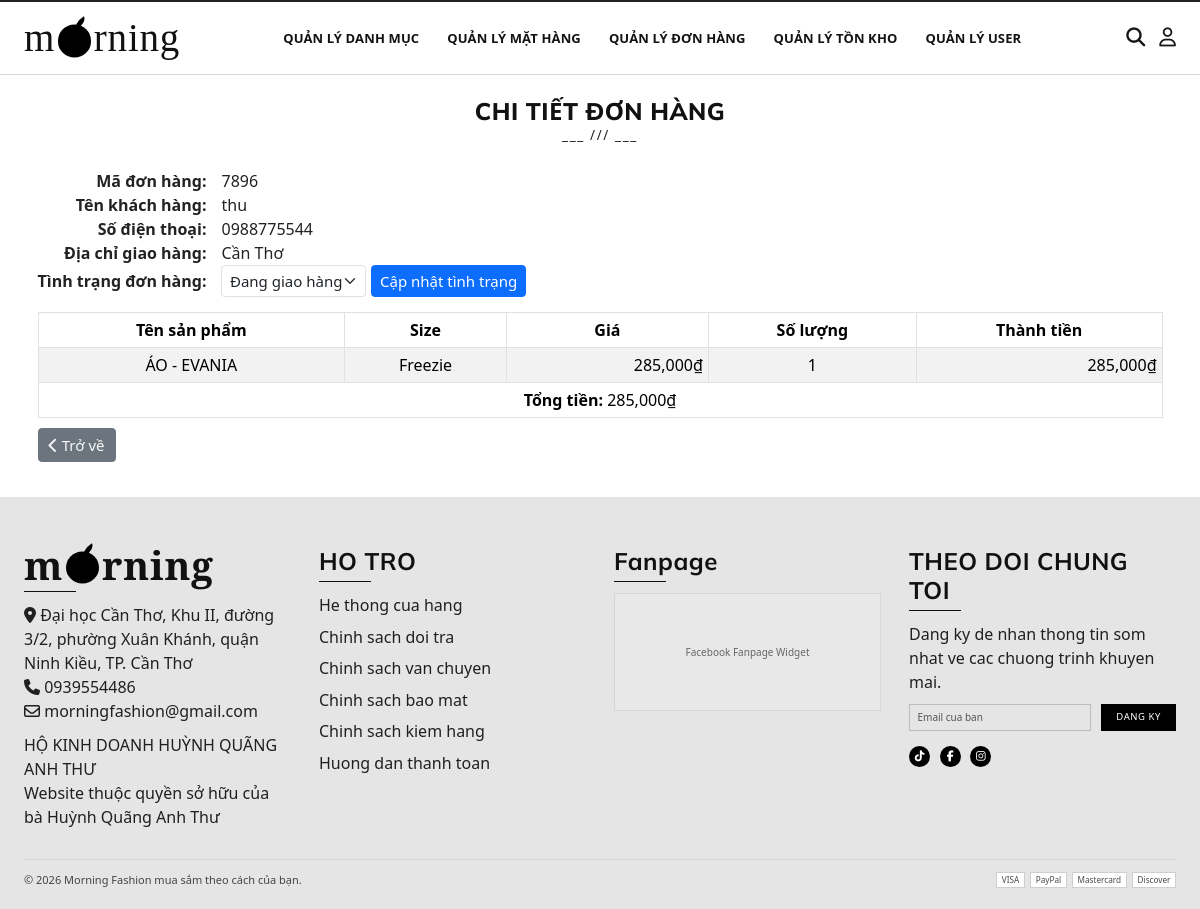
The page /public/order_detail.php?orderCode=7896 (signed in) on the database its author committed.
### tables this page shows
CREATE TABLE `orders` (
  `order_id` int(11) UNSIGNED NOT NULL,
  `order_code` int(5) NOT NULL,
  `user_id` int(11) UNSIGNED NOT NULL,
  `address` varchar(255) NOT NULL,
  `phone` varchar(15) NOT NULL,
  `pd_id` int(11) UNSIGNED NOT NULL,
  `pd_size` varchar(20) NOT NULL DEFAULT 'Freezie',
  `pd_quantity` int(6) NOT NULL,
  `stock_deducted` tinyint(1) NOT NULL DEFAULT 0,
  `stock_returned` tinyint(1) NOT NULL DEFAULT 0,
  `order_total` int(12) NOT NULL,
  `order_status` tinyint(1) NOT NULL DEFAULT 0
);

CREATE TABLE `products` (
  `pd_id` int(11) UNSIGNED NOT NULL,
  `pd_name` varchar(255) NOT NULL,
  `pd_price` varchar(255) NOT NULL,
  `pd_info` text NOT NULL,
  `pd_image` varchar(255) NOT NULL,
  `cat_id` int(11) UNSIGNED NOT NULL,
  `is_new` tinyint(1) NOT NULL DEFAULT 0,
  `pd_sizes` varchar(50) NOT NULL DEFAULT '',
  `pd_collection` varchar(50) NOT NULL DEFAULT ''
);

### libraries/Psr4AutoloaderClass.php (called while the page is built, shortened)
<?php
class Psr4AutoloaderClass
{
	protected $prefixes = array();
	public function addNamespace($prefix, $base_dir, $prepend = false)
	{
		$prefix = trim($prefix, '\\') . '\\';
		$base_dir = rtrim($base_dir, DIRECTORY_SEPARATOR) . '/';
		if (isset($this->prefixes[$prefix]) === false) {
			$this->prefixes[$prefix] = array();
		}
		if ($prepend) {
			array_unshift($this->prefixes[$prefix], $base_dir);
		} else {
			array_push($this->prefixes[$prefix], $base_dir);
		}
	}
	public function loadClass($class)
	{
		$prefix = $class;
		while (false !== $pos = strrpos($prefix, '\\')) {
			$prefix = substr($class, 0, $pos + 1);
			$relative_class = substr($class, $pos + 1);
			$mapped_file = $this->loadMappedFile($prefix, $relative_class);
			if ($mapped_file) {
				return $mapped_file;
			}
			$prefix = rtrim($prefix, '\\');
		}
		return false;
	}
	protected function loadMappedFile($prefix, $relative_class)
	{
		foreach ($this->prefixes[$prefix] as $base_dir) {
			$file = $base_dir
				. str_replace('\\', '/', $relative_class)
				. '.php';
			if ($this->requireFile($file)) {
				return $file;
			}
		}
		return false;
	}
	protected function requireFile($file)
	{
		if (file_exists($file)) {
			return true;
		}
		return false;
	}
}

### src/classes/Order.php (called while the page is built, shortened)
<?php
class Order
{
    private ?PDO $db;
    private $order_code;
    private $user_id;
    private $pd_id;
    public function __construct(?PDO $pdo)
    {
        $this->db = $pdo;
    }
    public function getOrderCode(): int{
        return $this->order_code;
    }
    public static function statusOptions(): array
    {
        return [
            0 => 'Chờ xác nhận',
            1 => 'Chờ lấy hàng',
            2 => 'Đang giao hàng',
            3 => 'Đã giao',
            4 => 'Trả hàng',
            5 => 'Đã hủy',
        ];
    }
    public function orderInfo($data) : Order {
        $order = new Order($this->db);
        $statement = $this->db->prepare('SELECT DISTINCT user_id, phone, address, order_status FROM orders WHERE order_code =?');
        $statement->execute([$data['orderCode']]);
        if ($row = $statement->fetch()){
            $order->user_id = $row['user_id'];
            $order->phone = $row['phone'];
            $order->address = $row['address'];
            $order->order_status = $row['order_status'];
            $order->order_code = $data['orderCode'];
        }
        return $order;
    }
    public function getUserName(): string{
        $statement = $this->db->prepare('SELECT user_name  FROM users where user_id = ?');
        $statement->execute([$this->user_id]);
        if($row = $statement->fetch()){
            return $row['user_name'];
        }else return '';
    }
    public function allPd(int $code): array {
        $pds = [];
        $statement = $this->db->prepare('select pd_id, pd_size, pd_quantity from orders where order_code = ?');
        $statement->execute([$code]);
        while($row = $statement->fetch()){
            $pd = new Order($this->db);
            $pd->order_code = $code;
            $pd->pd_id = $row['pd_id'];
            $pd->pd_size = $row['pd_size'] ?? 'Freezie';
            $pd->quantity = $row['pd_quantity'];
            $pds[] = $pd;
        }
        return $pds;
    }
    public function getNamePd(): string {
        $statement = $this->db->prepare('select pd_name from products where pd_id = ?');
        $statement->execute([$this->pd_id]);
        if($row = $statement->fetch())
            return $row['pd_name'];
        else return '';
    }
    public function getPricePd(): int {
        $statement = $this->db->prepare('select pd_price from products where pd_id = ?');
        $statement->execute([$this->pd_id]);
        if($row = $statement->fetch()){
            return $row['pd_price'];
        }
        else return 0;
    }
    public function getQuantityPd(): int {
        $statement = $this->db->prepare('select pd_quantity from orders where pd_id = ? and order_code = ?');
        $statement->execute([$this->pd_id, $this->order_code]);
        if($row = $statement->fetch()){
            return $row['pd_quantity'];
        }
        else return 0;
    }
    public function getTotal(): int {
        $statement = $this->db->prepare('select order_total from orders where pd_id = ? and order_code = ?');
        $statement->execute([$this->pd_id, $this->order_code]);
        if($row = $statement->fetch()){
            return $row['order_total'];
        }
        else return 0;
    }
}

### src/functions.php (called while the page is built, shortened)
<?php
function html_escape(string|null $text): string
{
    return htmlspecialchars($text ?? '', ENT_QUOTES, 'UTF-8', false);
}

### public/order_detail.php (the view, shortened to what this page needs)
<?php
require_once __DIR__ . '/../src/bootstrap.php';
?>
<?php include_once __DIR__ . '/../src/partials/header.php' ?>
<body>
    <?php include_once __DIR__ . '/../src/partials/navbar.php' ?>
    <?php
    $order = new Order($PDO);
    if ( isset($_GET['orderCode'])) {
        $orderInfor = $order->orderInfo($_GET);
    }
    $statusOptions = Order::statusOptions();
    $currentStatus = (int) $orderInfor->order_status;
    ?>
    <div class="container">
        <?php
        include_once __DIR__ . '/../src/partials/heading.php';
        ?>
        <table class="mb-4">
            <tr>
                <td class="text-end pe-4 fw-bold">Mã đơn hàng:</td>
                <td><?= $orderInfor->getOrderCode() ?></td>
            </tr>
            <tr>
                <td class="text-end pe-4 fw-bold">Tên khách hàng:</td>
                <td><?= html_escape($orderInfor->getUserName()) ?></td>
            </tr>
            <tr>
                <td class="text-end pe-4 fw-bold">Số điện thoại:</td>
                <td><?= html_escape($orderInfor->phone) ?></td>
            </tr>
            <tr>
                <td class="text-end pe-4 fw-bold">Địa chỉ giao hàng:</td>
                <td><?= html_escape($orderInfor->address) ?></td>
            </tr>
            <tr>
                <td class="text-end pe-4 fw-bold">Tình trạng đơn hàng:</td>
                <form action="" method="POST">
                    <td>
                        <select class="form-select fs-4" name='status' aria-label="Default select example">
                            <?php foreach ($statusOptions as $statusCode => $statusLabel): ?>
                                <option value="<?= (int) $statusCode ?>" <?= $currentStatus === (int) $statusCode ? 'selected' : '' ?>>
                                    <?= html_escape($statusLabel) ?>
                                </option>
                            <?php endforeach; ?>
                        </select>
                    </td>
                    <td>
                        <button type="submit" name="update_status" class="btn btn-primary fs-4 fw-medium ms-2">Cập nhật tình trạng</button>
                    </td>
                </form>
            </tr>
        </table>
        <?php
            $pd = new Order($PDO);
            $pds = $pd->allPd($orderInfor->getOrderCode()) ;
        ?>
        <table id="contacts" class="table table-striped table-bordered">
            <thead>
                <tr class="text-center">
                    <th scope="col">Tên sản phẩm</th>
                    <th scope="col">Size</th>
                    <th scope="col">Giá</th>
                    <th scope="col">Số lượng</th>
                    <th scope="col">Thành tiền</th>
                </tr>
            </thead>
            <tbody class="text-center">
                <?php
                $tongtien = 0;
                foreach($pds as $pd):
                    $tongtien+=  $pd->getTotal();
                ?>
                <tr>
                    <td>
                        <?= html_escape($pd->getNamePd())?>
                    </td>
                    <td><?= html_escape($pd->pd_size ?? 'Freezie') ?></td>
                    <td class="text-end"><?= number_format($pd->getPricePd()) . '₫' ?></td>
                    <td><?= $pd->getQuantityPd()?></td>
                    <td class="text-end"><?= number_format($pd->getTotal()) . '₫' ?></td>
                </tr>
                <?php endforeach ?>
                <tr>
                    <td colspan="5"><b>Tổng tiền:</b> <?= number_format($tongtien) . '₫' ?></td>
                </tr>
            </tbody>
        </table>
        <a href="order_list.php" class="btn btn-secondary fs-4 py-2 px-3 text-light fw-medium">
            <i class="fa-solid fa-chevron-left text-light"></i>
            Trở về
        </a>
    </div>
    <?php include_once __DIR__ . '/../src/partials/footer.php' ?>
</body>
</html>

### public/css/base.css (style rules this page uses)
:root { --primary-color: #111111; --accent-color: #1b1b1b; --muted-color: #f0f0f0; --white-color: #ffffff; --black-color: #0f0f0f; --text-color: #222222; --soft-text: #7a7a7a; --border-color: #dddddd; --font-heading: "Cormorant Garamond", Georgia, serif; --font-body: "Mulish", "Segoe UI", sans-serif; }
* { padding: 0; margin: 0; box-sizing: border-box; }
html { color: var(--black-color); font-size: 62.5%; line-height: 1.6; font-family: var(--font-body); background-color: #ffffff; scroll-behavior: smooth; }
body { font-size: 1.6rem; color: var(--text-color); background: #ffffff; min-height: 100vh; padding-bottom: 0; }
a { text-decoration: none; }

### public/css/main.css (style rules this page uses)
.container { font-size: 1.6rem; }

### rows shown on the page
orders: pd.pd_name "ÁO - EVANIA", pd_size "Freezie", pd.pd_price "285,000", $pd->getQuantityPd() "1", $pd->getTotal() "285,000"

### other values the page prints
$subtitle "CHI TIẾT ĐƠN HÀNG"
$orderInfor->getOrderCode() "7896"
$orderInfor->getUserName() "thu"
$orderInfor->phone "0988775544"
$orderInfor->address "Cần Thơ"
$tongtien "285,000"
form field status "Đang giao hàng"
